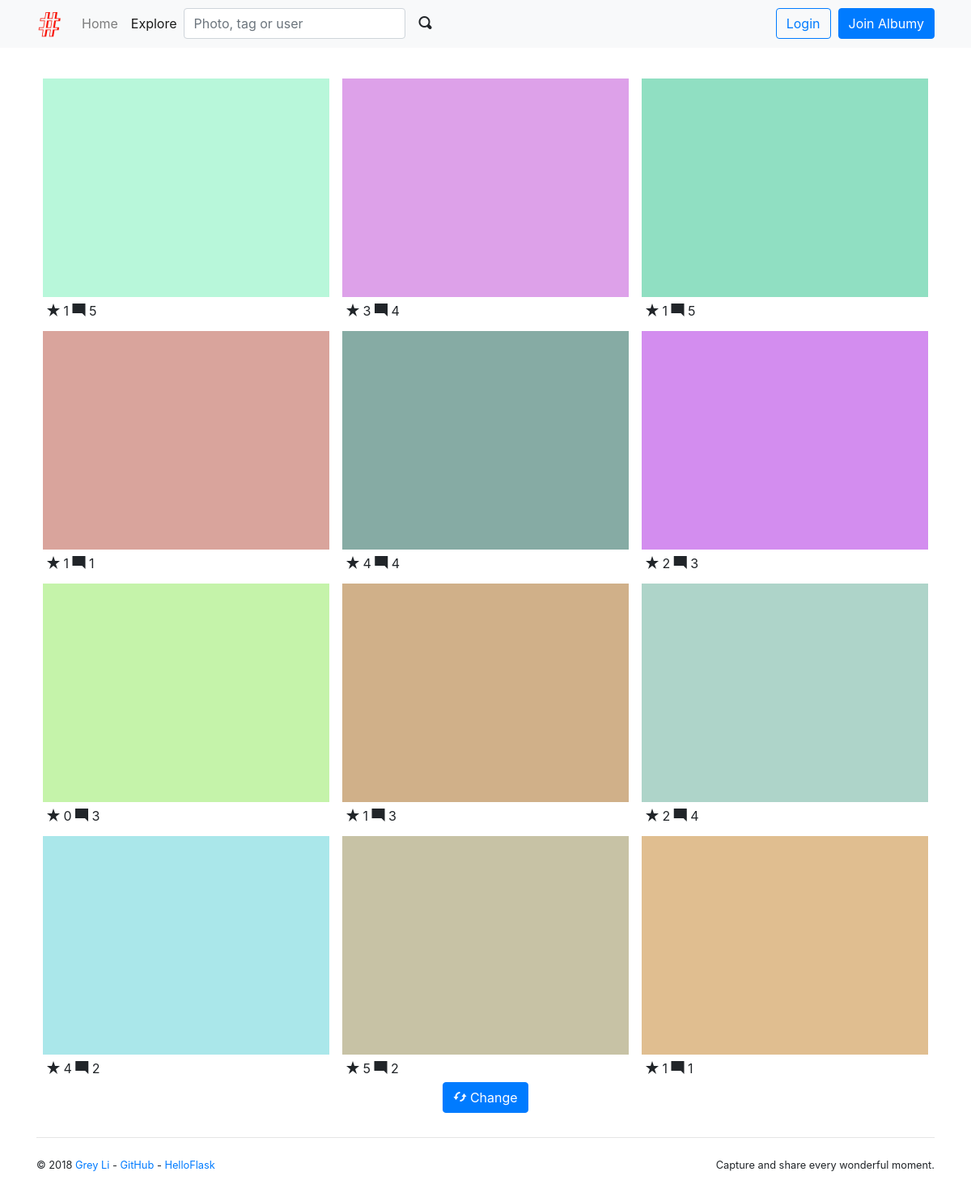
/explore, run on the app's committed database.
### albumy/models.py (models this page shows)
@whooshee.register_model('description')
class Photo(db.Model):
    id = db.Column(db.Integer, primary_key=True)
    description = db.Column(db.String(500))
    filename = db.Column(db.String(64))
    filename_s = db.Column(db.String(64))
    filename_m = db.Column(db.String(64))
    timestamp = db.Column(db.DateTime, default=datetime.utcnow, index=True)
    can_comment = db.Column(db.Boolean, default=True)
    flag = db.Column(db.Integer, default=0)
    author_id = db.Column(db.Integer, db.ForeignKey('user.id'))
    author = db.relationship('User', back_populates='photos')
    comments = db.relationship('Comment', back_populates='photo', cascade='all')
    collectors = db.relationship('Collect', back_populates='collected', cascade='all')
    tags = db.relationship('Tag', secondary=tagging, back_populates='photos')

### albumy/blueprints/main.py (the view)
@main_bp.route('/explore')
def explore():
    photos = Photo.query.order_by(func.random()).limit(12)
    return render_template('main/explore.html', photos=photos)

### albumy/__init__.py (called while the page is built)
def register_template_context(app):
    @app.context_processor
    def make_template_context():
        if current_user.is_authenticated:
            notification_count = Notification.query.with_parent(current_user).filter_by(is_read=False).count()
        else:
            notification_count = None
        return dict(notification_count=notification_count)

### albumy/templates/main/explore.html (shortened to what this page needs)
{% extends 'base.html' %}
{% from 'macros.html' import photo_card with context %}
{% block content %}
    <div class="row">
        <div class="col-md-12">
            {% for photo in photos %}
                {{ photo_card(photo) }}
            {% endfor %}
        </div>
    </div>
    <div class="text-center">
        <a class="btn btn-primary" href="{{ url_for('.explore') }}">
            <span class="oi oi-loop-circular"></span> Change
        </a>
    </div>
{% endblock %}

### albumy/templates/macros.html (shortened to what this page needs)
{% macro photo_card(photo) %}
    <div class="photo-card card">
        <a class="card-thumbnail" href="{{ url_for('main.show_photo', photo_id=photo.id) }}">
            <img class="card-img-top portrait" src="{{ url_for('main.get_image', filename=photo.filename_s) }}">
        </a>
        <div class="card-body">
            <span class="oi oi-star"></span> {{ photo.collectors|length }}
            <span class="oi oi-comment-square"></span> {{ photo.comments|length }}
        </div>
    </div>
{% endmacro %}

### albumy/static/css/style.css (style rules this page uses)
.photo-card { float: left; width: 33.333%; padding: 0.5rem 0.5rem 0 0.5rem; border: 0; }
.photo-card .card-body { padding: 5px; }
.card-thumbnail { position: relative; width: auto; height: 20em; overflow: hidden; }
.card-thumbnail img { position: absolute; left: 50%; top: 50%; height: 100%; width: auto; -webkit-transform: translate(-50%, -50%); -ms-transform: translate(-50%, -50%); transform: translate(-50%, -50%); }
.card-thumbnail img.portrait { width: 100%; height: auto; }
@media (max-width: 1280px) { .card-thumbnail { height: 270px; } }

### data on the page
Photo: filename_s (picture), collectors|length "1", comments|length "5"
Photo: filename_s (picture), collectors|length "3", comments|length "4"
Photo: filename_s (picture), collectors|length "1", comments|length "5"
Photo: filename_s (picture), collectors|length "1", comments|length "1"
Photo: filename_s (picture), collectors|length "4", comments|length "4"
Photo: filename_s (picture), collectors|length "2", comments|length "3"
Photo: filename_s (picture), collectors|length "0", comments|length "3"
Photo: filename_s (picture), collectors|length "1", comments|length "3"
Photo: filename_s (picture), collectors|length "2", comments|length "4"
Photo: filename_s (picture), collectors|length "4", comments|length "2"
Photo: filename_s (picture), collectors|length "5", comments|length "2"
Photo: filename_s (picture), collectors|length "1", comments|length "1"

### other printed values
{{ render_nav_item('main.index', 'Home') }} "Home"
{{ render_nav_item('main.explore', 'Explore') }} "Explore"
